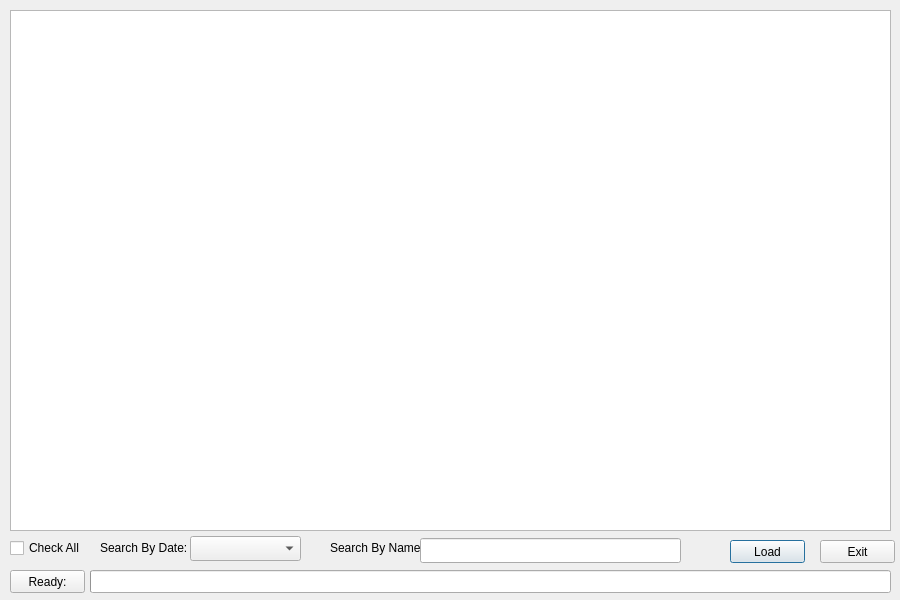
<?xml version="1.0" encoding="UTF-8"?>
<ui version="4.0">
 <class>LoadFileDlg</class>
 <widget class="QDialog" name="LoadFileDlg">
  <property name="geometry">
   <rect>
    <x>0</x>
    <y>0</y>
    <width>900</width>
    <height>600</height>
   </rect>
  </property>
  <property name="windowTitle">
   <string>Load File</string>
  </property>
  <property name="windowIcon">
   <iconset resource="../hla.qrc">
    <normaloff>:/png/images/about.png</normaloff>:/png/images/about.png</iconset>
  </property>
  <widget class="QTableWidget" name="tableWidget">
   <property name="geometry">
    <rect>
     <x>10</x>
     <y>10</y>
     <width>881</width>
     <height>521</height>
    </rect>
   </property>
  </widget>
  <widget class="QCheckBox" name="checkBox">
   <property name="geometry">
    <rect>
     <x>10</x>
     <y>540</y>
     <width>71</width>
     <height>16</height>
    </rect>
   </property>
   <property name="text">
    <string>Check All</string>
   </property>
  </widget>
  <widget class="QLabel" name="label">
   <property name="geometry">
    <rect>
     <x>100</x>
     <y>540</y>
     <width>91</width>
     <height>16</height>
    </rect>
   </property>
   <property name="text">
    <string>Search By Date:</string>
   </property>
  </widget>
  <widget class="QComboBox" name="comboBox">
   <property name="geometry">
    <rect>
     <x>190</x>
     <y>536</y>
     <width>111</width>
     <height>25</height>
    </rect>
   </property>
  </widget>
  <widget class="QLabel" name="label_2">
   <property name="geometry">
    <rect>
     <x>330</x>
     <y>540</y>
     <width>91</width>
     <height>16</height>
    </rect>
   </property>
   <property name="text">
    <string>Search By Name:</string>
   </property>
  </widget>
  <widget class="QLineEdit" name="lineEdit">
   <property name="geometry">
    <rect>
     <x>420</x>
     <y>538</y>
     <width>261</width>
     <height>25</height>
    </rect>
   </property>
  </widget>
  <widget class="QPushButton" name="btnLoad">
   <property name="geometry">
    <rect>
     <x>730</x>
     <y>540</y>
     <width>75</width>
     <height>23</height>
    </rect>
   </property>
   <property name="text">
    <string>Load</string>
   </property>
  </widget>
  <widget class="QPushButton" name="btnExit">
   <property name="geometry">
    <rect>
     <x>820</x>
     <y>540</y>
     <width>75</width>
     <height>23</height>
    </rect>
   </property>
   <property name="text">
    <string>Exit</string>
   </property>
  </widget>
  <widget class="QPushButton" name="btnStatus">
   <property name="geometry">
    <rect>
     <x>10</x>
     <y>570</y>
     <width>75</width>
     <height>23</height>
    </rect>
   </property>
   <property name="text">
    <string>Ready:</string>
   </property>
  </widget>
  <widget class="QProgressBar" name="progressBar">
   <property name="geometry">
    <rect>
     <x>90</x>
     <y>570</y>
     <width>801</width>
     <height>23</height>
    </rect>
   </property>
   <property name="value">
    <number>0</number>
   </property>
   <property name="textVisible">
    <bool>false</bool>
   </property>
  </widget>
 </widget>
 <resources>
  <include location="../hla.qrc"/>
 </resources>
 <connections/>
</ui>
